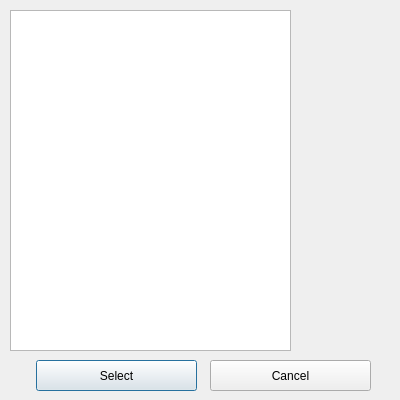
<?xml version="1.0" encoding="UTF-8"?>
<ui version="4.0">
 <class>DialogColorSelect</class>
 <widget class="QDialog" name="DialogColorSelect">
  <property name="geometry">
   <rect>
    <x>0</x>
    <y>0</y>
    <width>400</width>
    <height>400</height>
   </rect>
  </property>
  <property name="sizePolicy">
   <sizepolicy hsizetype="Fixed" vsizetype="Fixed">
    <horstretch>0</horstretch>
    <verstretch>0</verstretch>
   </sizepolicy>
  </property>
  <property name="windowTitle">
   <string>Pallette</string>
  </property>
  <property name="windowIcon">
   <iconset>
    <normaloff>:/icon/Main/resource/Main/0-01.png</normaloff>:/icon/Main/resource/Main/0-01.png</iconset>
  </property>
  <widget class="QListWidget" name="ListName">
   <property name="geometry">
    <rect>
     <x>10</x>
     <y>10</y>
     <width>281</width>
     <height>341</height>
    </rect>
   </property>
  </widget>
  <widget class="QPushButton" name="pushButton">
   <property name="geometry">
    <rect>
     <x>36</x>
     <y>360</y>
     <width>161</width>
     <height>31</height>
    </rect>
   </property>
   <property name="sizePolicy">
    <sizepolicy hsizetype="Minimum" vsizetype="Maximum">
     <horstretch>0</horstretch>
     <verstretch>0</verstretch>
    </sizepolicy>
   </property>
   <property name="text">
    <string>Select</string>
   </property>
  </widget>
  <widget class="QPushButton" name="pushButton_2">
   <property name="geometry">
    <rect>
     <x>210</x>
     <y>360</y>
     <width>161</width>
     <height>31</height>
    </rect>
   </property>
   <property name="sizePolicy">
    <sizepolicy hsizetype="Minimum" vsizetype="Maximum">
     <horstretch>0</horstretch>
     <verstretch>0</verstretch>
    </sizepolicy>
   </property>
   <property name="text">
    <string>Cancel</string>
   </property>
  </widget>
 </widget>
 <resources/>
 <connections/>
</ui>
